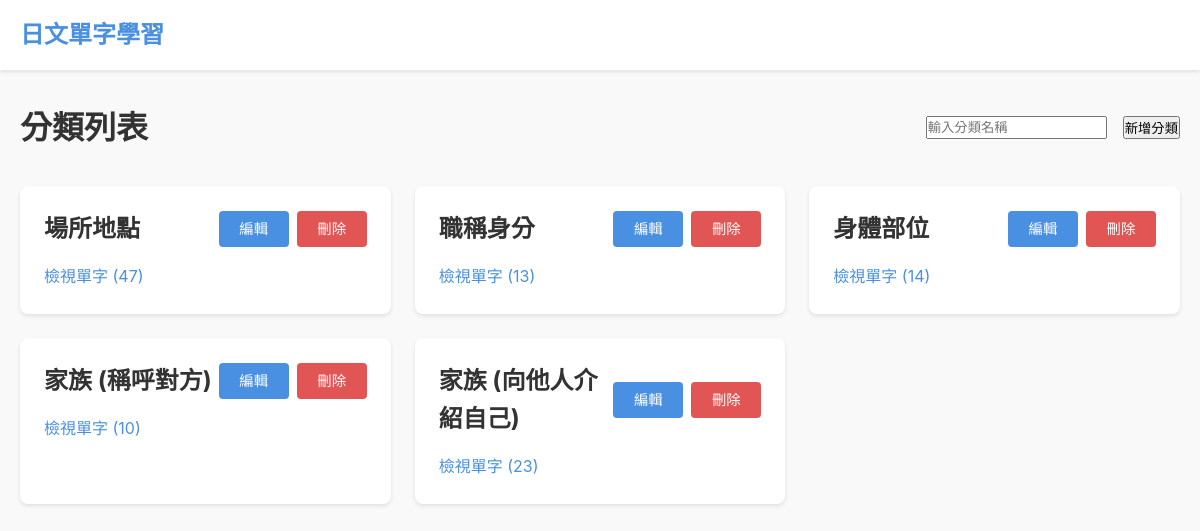
The page / on the database its author committed.
### app.py (models this page shows)
class Category(db.Model):
    id = db.Column(db.Integer, primary_key=True)
    name = db.Column(db.String(50), nullable=False)
    notes = db.Column(db.Text, nullable=True)
    created_at = db.Column(db.DateTime, default=datetime.utcnow)
    words = db.relationship(
        "Word", backref="category", lazy=True, cascade="all, delete-orphan"
    )

### app.py (the view)
@app.route("/")
def index():
    categories = Category.query.order_by(Category.created_at.desc()).all()
    return render_template("index.html", categories=categories)

### templates/index.html
{% extends "base.html" %} {% block content %}
<div class="header">
  <h1>分類列表</h1>
  <form action="{{ url_for('add_category') }}" method="post" class="add-form">
    <input type="text" name="name" placeholder="輸入分類名稱" required />
    <button type="submit">新增分類</button>
  </form>
</div>
<div class="categories">
  {% for category in categories %}
  <div class="category-card">
    <div class="category-header">
      <h2>{{ category.name }}</h2>
      <div class="category-actions">
        <a href="{{ url_for('edit_category', id=category.id) }}" class="btn"
          >編輯</a
        >
        <form
          action="{{ url_for('delete_category', id=category.id) }}"
          method="post"
          class="inline"
        >
          <button
            type="submit"
            class="btn btn-danger"
            onclick="return confirm('確定要刪除此分類嗎？')"
          >
            刪除
          </button>
        </form>
      </div>
    </div>
    <a
      href="{{ url_for('view_category', id=category.id) }}"
      class="category-link"
    >
      檢視單字 ({{ category.words|length }})
    </a>
  </div>
  {% endfor %}
</div>
{% endblock %}

### static/style.css (style rules this page uses)
:root { --primary-color: #4a90e2; --danger-color: #e25555; --gray-color: #666; --light-gray: #f5f5f5; --border-color: #ddd; }
* { margin: 0; padding: 0; box-sizing: border-box; }
body { font-family: -apple-system, BlinkMacSystemFont, "Segoe UI", Roboto, "Helvetica Neue", Arial, sans-serif; line-height: 1.6; color: #333; background-color: #f9f9f9; }
.header { display: flex; justify-content: space-between; align-items: center; margin-bottom: 2rem; }
.add-form { display: flex; gap: 1rem; }
.categories { display: grid; grid-template-columns: repeat(auto-fill, minmax(300px, 1fr)); gap: 1.5rem; }
.category-card { background: white; border-radius: 8px; padding: 1.5rem; box-shadow: 0 2px 4px rgba(0,0,0,0.1); }
.category-header { display: flex; justify-content: space-between; align-items: center; margin-bottom: 1rem; }
.category-actions { display: flex; gap: 0.5rem; }
.category-link { display: block; color: var(--primary-color); text-decoration: none; margin-top: 1rem; }
.btn { display: inline-flex; align-items: center; justify-content: center; min-width: 70px; height: 36px; padding: 0 1rem; border-radius: 4px; text-decoration: none; font-size: 0.9rem; font-weight: 500; cursor: pointer; border: 1px solid transparent; background-color: var(--primary-color); color: white; transition: all 0.2s ease; line-height: 1; box-sizing: border-box; }
.btn-danger { background-color: var(--danger-color); }
form button.btn { font-family: inherit; margin: 0; appearance: none; -webkit-appearance: none; }
.inline { display: inline-block; }
.word-actions, .category-actions { display: flex; gap: 0.5rem; align-items: center; }
.inline button.btn { vertical-align: middle; }
.category-card, .word-card { animation: fadeIn 0.3s ease-out; }

### rows shown on the page
Category: name "場所地點", words|length "47"
Category: name "職稱身分", words|length "13"
Category: name "身體部位", words|length "14"
Category: name "家族 (稱呼對方)", words|length "10"
Category: name "家族 (向他人介紹自己)", words|length "23"
